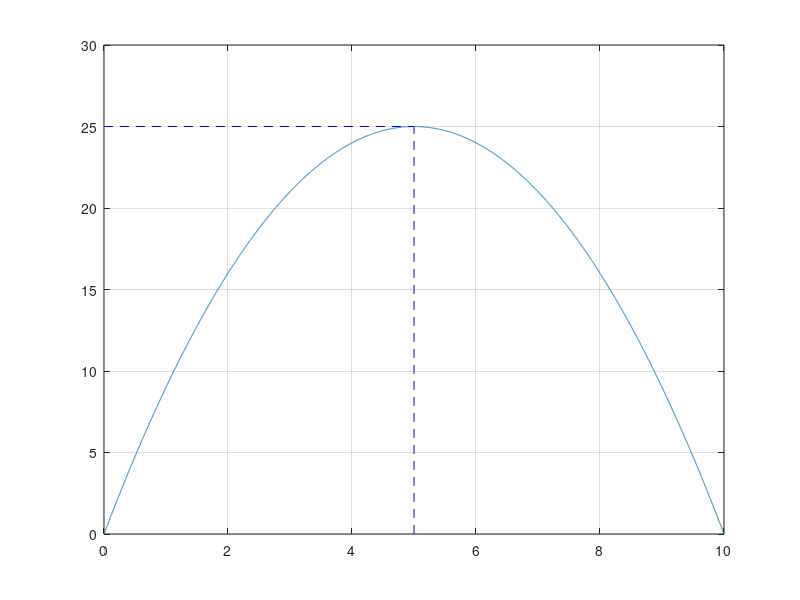

This figure's MATLAB source: (Note: this script raises an error after producing the figure.)
clear all;
clc;
close all;

%% Time-Space diagram
t=0:0.001:10;
t=t';
x1=-1*t.*(t-10);
figure;
% 添加箭头
plot(t,x1);
hold on;
grid on;
plot([5,5],[0,25],'--b');
plot([0,5],[25,25],'--b');
axis([0 10 0 30]);

Attribute_Set={'LineWidth',1.5}; % 箭头属性及其取值，设置箭头的宽度为1.5
[h1 h_a h_p h_arrow]=plot_with_arrow([],t,x1,'k',[],[],Attribute_Set);
htext_x=Arrow_Xlabel([],'Density',[]); % x 轴的标签
htext_y=Arrow_Ylabel([],'Flow',[]); % y 轴的标签
% xlabel('Times [s]');
% ylabel('Space [m]');
hold on;
grid on;
plot([5,5],[0,25],'--b');
hold on;
grid on;
plot([0,5],[25,25],'--b');
axis([0 12 0 30]);

ax = gca;
set(ax, 'XTick', []);
set(ax, 'YTick', []);


t=0:0.001:20;
x2=-0.5.*t+10;
figure;
plot(t,x2);
Attribute_Set={'LineWidth',1.5}; % 箭头属性及其取值，设置箭头的宽度为1.5
[h1 h_a h_p h_arrow]=plot_with_arrow([],t,x2,'k',[],[],Attribute_Set);
htext_x=Arrow_Xlabel([],'Density',[]); % x 轴的标签
htext_y=Arrow_Ylabel([],'Mean Speed',[]); % y 轴的标签
axis([0 22 0 12]);

ax = gca;
set(ax, 'XTick', []);
set(ax, 'YTick', []);